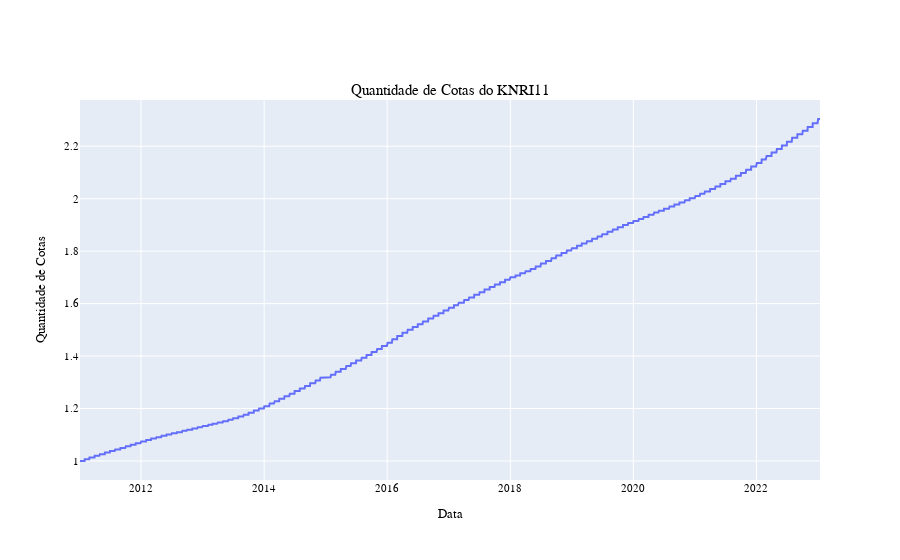

The notebook cell this image was saved under:
### Code cell
fig = go.Figure()
fig.add_trace(
    go.Scatter(
        x=tr["datneg"],
        y=tr["p1"],
        mode="lines",
        name="quantidades de cotas",
    )
)
fig.update_layout(
    font=dict(family="Fira Code", size=11, color="black"),
    title="Quantidade de Cotas do KNRI11",
    title_x=0.5,
    title_y=0.85,
    xaxis_title="Data",
    yaxis_title="Quantidade de Cotas",
)
fig.show()

### Figure 1 — Plotly figure (JSON) as saved in the notebook; plotly's stock layout.template omitted (floating-point values rounded to 4 significant figures; data arrays with more than 128 entries replaced by an {"elided": "..."} marker saying what was removed)
{"data": [{"mode": "lines", "name": "quantidades de cotas", "type": "scatter", "x": {"elided": "2978 str values"}, "y": {"elided": "2978 float values"}}], "layout": {"font": {"color": "black", "family": "Fira Code", "size": 11}, "title": {"text": "Quantidade de Cotas do KNRI11", "x": 0.5, "y": 0.85}, "xaxis": {"title": {"text": "Data"}}, "yaxis": {"title": {"text": "Quantidade de Cotas"}}}}
